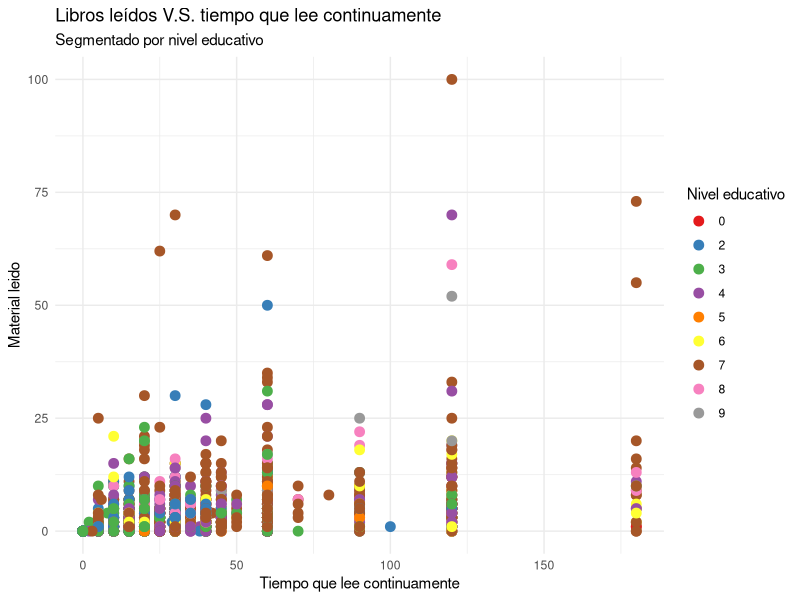
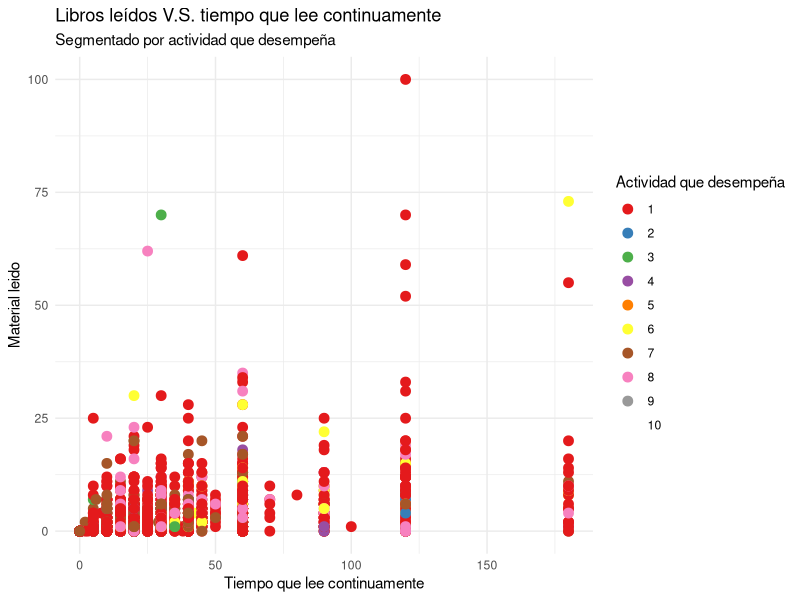
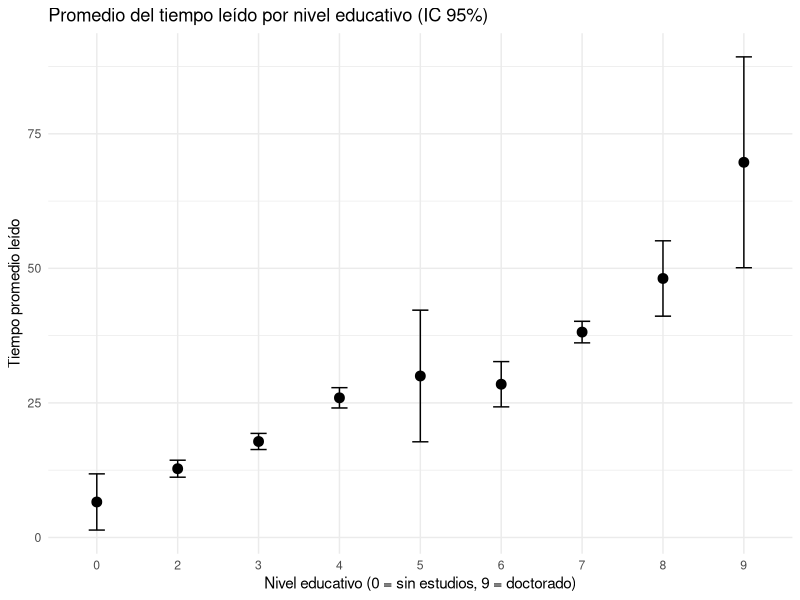
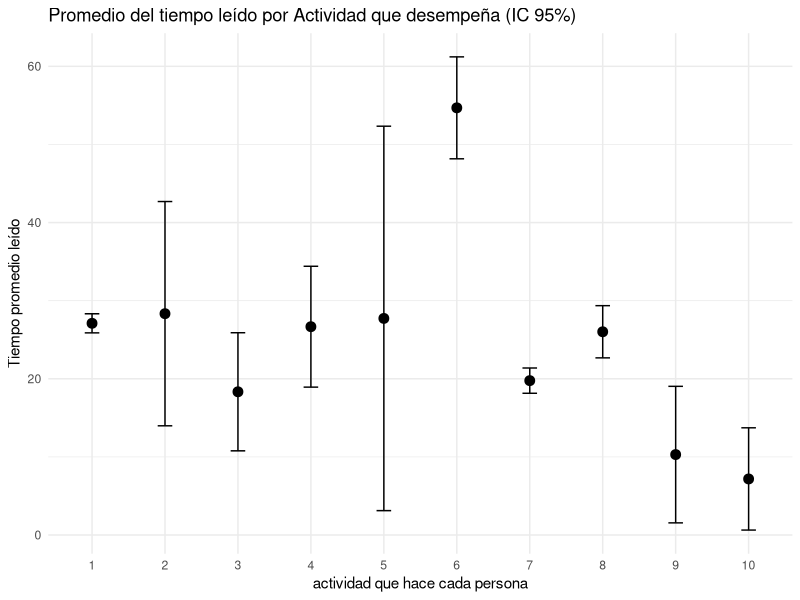

Here is the R script that generated these plots, in order:
## ---- chunk 1
library(tidyverse)
library(here)

Mfinal = read.csv("DATA.csv")
## ---- chunk 2
ggplot(Mfinal, aes(x=p26, y=material_leido,color=as.factor(nivel)))+ geom_point(size=3) +  scale_color_brewer(palette = "Set1")+ labs(title="Libros leídos V.S. tiempo que lee continuamente", subtitle="Segmentado por nivel educativo", x="Tiempo que lee continuamente",y="Material leido", color="Nivel educativo")+ theme_minimal()
## ---- chunk 3
ggplot(Mfinal, aes(x=p26, y=material_leido,color=as.factor(cond_act)))+ geom_point(size=3, ) +  scale_color_brewer(palette = "Set1")  + labs(title="Libros leídos V.S. tiempo que lee continuamente", subtitle="Segmentado por actividad que desempeña", x="Tiempo que lee continuamente",y="Material leido", color="Actividad que desempeña")+ theme_minimal()
## ---- chunk 4
library(tidyverse)

# Calcular resumen estadístico por nivel educativo
Nivel <- Mfinal %>%
  group_by(nivel) %>% # agrupa por categoría
  summarise(
    n = n(),                              # número de observaciones
    media = mean(p26, na.rm = TRUE),  # promedio
    sd = sd(p26, na.rm = TRUE),       # desviación estándar
    se = sd / sqrt(n),                         # error estándar = s / sqrt(n)
    t_crit = qt(0.975, df = n - 1),            # valor t para 95% de confianza
    IC_inf = media - t_crit * se,              # límite inferior
    IC_sup = media + t_crit * se               # límite superior
  )



ggplot(Nivel, aes(x = factor(nivel), y = media)) +
  geom_point(size = 3, color = "black") +  # puntos del promedio
  geom_errorbar(aes(ymin = IC_inf, ymax = IC_sup), width = 0.2, color = "black") +
  labs(
    title = "Promedio del tiempo leído por nivel educativo (IC 95%)",
    x = "Nivel educativo (0 = sin estudios, 9 = doctorado)",
    y = "Tiempo promedio leído"
  ) +
  theme_minimal()

anova_result <- aov(p26 ~ factor(nivel), data = Mfinal)
summary(anova_result)


## ---- chunk 5
library(tidyverse)
Actividad<-Mfinal %>%
  group_by(cond_act) %>%
  summarise(
    n=n(),
    media=mean(p26, na.rm=TRUE) ,
    sd=sd(p26,na.rm=TRUE),
    se= sd/sqrt(n),
    t_crit=qt(0.975,df=n-1),
    cola_abajo=media-t_crit*se,
    cola_superior= media+t_crit*se
  )

ggplot(Actividad, aes(x = factor(cond_act), y = media)) +
  geom_point(size = 3, color = "black") +  # puntos del promedio
  geom_errorbar(aes(ymin = cola_abajo, ymax = cola_superior), width = 0.2, color = "black") +
  labs(
    title = "Promedio del tiempo leído por Actividad que desempeña (IC 95%)",
    x = "actividad que hace cada persona",
    y = "Tiempo promedio leído"
  ) +
  theme_minimal()


annova<- aov(p26 ~ factor(cond_act),data=Mfinal)
summary(annova)
  
